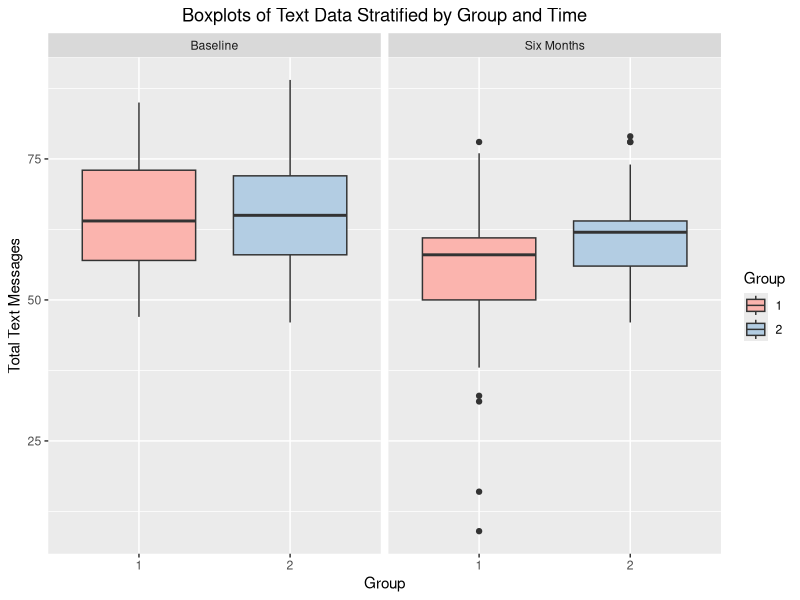

Reproduce this figure in R.
###Visualization 1:
#Stratified boxplot of text messages by Group and Time
#Hint: Faceted Boxplot

#set working directory as folder on desktop
setwd("C:/Users/brand/OneDrive/Desktop/BHDS2010/ASSIGN3/bhds-assign-3")
#successfully set working directory


#Read data set in
#Use read.csv since the file is a csv file
text_data <- read.csv("TextMessages.csv")
#File was successfully read in

#Use nrow() to check the number of rows/observations
nrow(text_data)
#There are 50 rows in the dataset

#Use names() to view the variable names
names(text_data)
#There are variables "Group", "Baseline", "Six_months" and "Participant"

#Load ggplot2
library(ggplot2)

#load reshape to convert data to long with melt()
library(reshape)

#Using cbind to combine the melted text data without the Group variable with a
#a column containing the Group variable replicated a second time.
long_text_data <- cbind(melt(text_data[,-1],
                             id.vars = "Participant", #not melting Participant
                             variable_name = "Time", #Variable name for melted
                       value.names = "Texts"), #argument not working? Supposed
                       #to change the variable name to "Texts", but doesn't 
                       #seem to work anymore.
                       Group = rep(text_data$Group, 2)) #Using rep() to replicate

#Use is.factor() to check if Group is a factor
is.factor(long_text_data$Group)
#FALSE was returned
#Use as.factor() to change it to a factor
long_text_data$Group <- as.factor(long_text_data$Group)
#Verify again with is.factor()
is.factor(long_text_data$Group)
#TRUE is returned this time

#Check if Time is a factor with is.factor()
is.factor(long_text_data$Time)
#TRUE was returned

#Check the factor names of Time using levels()
levels(long_text_data$Time)
#"Baseline" and "Six_months" were returned

#Use levels again and set the names of the factors to have "Six Months" for
#easier readability for the boxplots
levels(long_text_data$Time) <- c("Baseline", "Six Months")
#check the levels again
levels(long_text_data$Time)
#Now "Baseline" and "Six Months" was returned


######Plot the boxplots

#Use ggplot() with aes set for group on x to stratify and value on y with
#fill = group to allow the plots to be colored
ggplot(long_text_data, aes(x=Group, y = value, fill = Group)) + 
  #adding a boxplot with geom_boxplot()
  geom_boxplot() +
  #Use facet_wrap() to stratify the boxplots by time
  facet_wrap(.~Time) +
  #add labels for the title and y axis
  labs(title = "Boxplots of Text Data Stratified by Group and Time",
       y = "Total Text Messages")+ 
  #adding a color to the boxplots
  scale_fill_brewer(palette = "Pastel1") + 
  #centering the title of the plot
  theme(plot.title = element_text(hjust = 0.5))
#The figure was successfully created
